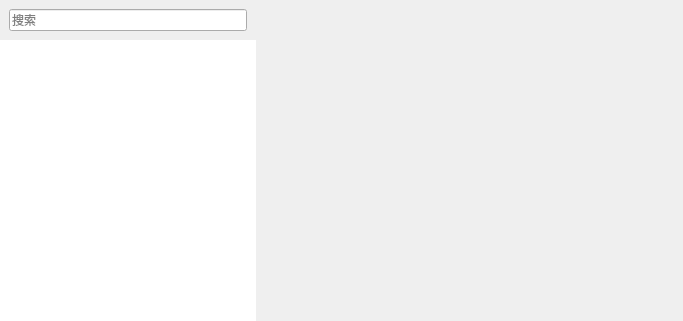
<?xml version="1.0" encoding="UTF-8"?>
<ui version="4.0">
 <class>MessageMgrPage</class>
 <widget class="QWidget" name="MessageMgrPage">
  <property name="geometry">
   <rect>
    <x>0</x>
    <y>0</y>
    <width>683</width>
    <height>321</height>
   </rect>
  </property>
  <property name="styleSheet">
   <string notr="true"/>
  </property>
  <layout class="QHBoxLayout" name="horizontalLayout">
   <property name="spacing">
    <number>0</number>
   </property>
   <property name="leftMargin">
    <number>0</number>
   </property>
   <property name="topMargin">
    <number>0</number>
   </property>
   <property name="rightMargin">
    <number>0</number>
   </property>
   <property name="bottomMargin">
    <number>0</number>
   </property>
   <item>
    <widget class="QWidget" name="msgLeftBar" native="true">
     <property name="sizePolicy">
      <sizepolicy hsizetype="Fixed" vsizetype="Preferred">
       <horstretch>0</horstretch>
       <verstretch>0</verstretch>
      </sizepolicy>
     </property>
     <layout class="QVBoxLayout" name="verticalLayout">
      <property name="spacing">
       <number>0</number>
      </property>
      <property name="leftMargin">
       <number>0</number>
      </property>
      <property name="topMargin">
       <number>0</number>
      </property>
      <property name="rightMargin">
       <number>0</number>
      </property>
      <property name="bottomMargin">
       <number>0</number>
      </property>
      <item>
       <widget class="QWidget" name="gSearchWidget" native="true">
        <property name="sizePolicy">
         <sizepolicy hsizetype="Preferred" vsizetype="Fixed">
          <horstretch>0</horstretch>
          <verstretch>0</verstretch>
         </sizepolicy>
        </property>
        <layout class="QHBoxLayout" name="leftTopBarLayout">
         <item>
          <widget class="CRLineEdit" name="searchEdt">
           <property name="sizePolicy">
            <sizepolicy hsizetype="Expanding" vsizetype="Expanding">
             <horstretch>0</horstretch>
             <verstretch>0</verstretch>
            </sizepolicy>
           </property>
           <property name="placeholderText">
            <string>搜索</string>
           </property>
          </widget>
         </item>
        </layout>
       </widget>
      </item>
      <item>
       <widget class="SessionListWidget" name="sessionList">
        <property name="frameShape">
         <enum>QFrame::NoFrame</enum>
        </property>
        <property name="lineWidth">
         <number>0</number>
        </property>
        <property name="editTriggers">
         <set>QAbstractItemView::NoEditTriggers</set>
        </property>
        <property name="selectionMode">
         <enum>QAbstractItemView::SingleSelection</enum>
        </property>
       </widget>
      </item>
     </layout>
    </widget>
   </item>
   <item>
    <widget class="QWidget" name="clientArea" native="true">
     <layout class="QVBoxLayout" name="clientLayout">
      <property name="spacing">
       <number>0</number>
      </property>
      <property name="leftMargin">
       <number>0</number>
      </property>
      <property name="topMargin">
       <number>0</number>
      </property>
      <property name="rightMargin">
       <number>0</number>
      </property>
      <property name="bottomMargin">
       <number>0</number>
      </property>
      <item>
       <widget class="QWidget" name="defaultPage" native="true">
        <layout class="QVBoxLayout" name="verticalLayout_2">
         <property name="spacing">
          <number>0</number>
         </property>
         <property name="leftMargin">
          <number>0</number>
         </property>
         <property name="topMargin">
          <number>0</number>
         </property>
         <property name="rightMargin">
          <number>0</number>
         </property>
         <property name="bottomMargin">
          <number>0</number>
         </property>
         <item>
          <widget class="CRDialogBtns" name="crDlgBtns" native="true"/>
         </item>
         <item>
          <spacer name="verticalSpacer">
           <property name="orientation">
            <enum>Qt::Vertical</enum>
           </property>
           <property name="sizeHint" stdset="0">
            <size>
             <width>20</width>
             <height>151</height>
            </size>
           </property>
          </spacer>
         </item>
         <item>
          <widget class="QLabel" name="lbNoMessage">
           <property name="text">
            <string/>
           </property>
          </widget>
         </item>
         <item>
          <spacer name="verticalSpacer_2">
           <property name="orientation">
            <enum>Qt::Vertical</enum>
           </property>
           <property name="sizeHint" stdset="0">
            <size>
             <width>20</width>
             <height>150</height>
            </size>
           </property>
          </spacer>
         </item>
        </layout>
       </widget>
      </item>
     </layout>
    </widget>
   </item>
  </layout>
 </widget>
 <customwidgets>
  <customwidget>
   <class>SessionListWidget</class>
   <extends>QListWidget</extends>
   <header>SessionListWidget.h</header>
  </customwidget>
  <customwidget>
   <class>CRLineEdit</class>
   <extends>QLineEdit</extends>
   <header location="global">CRLineEdit.h</header>
  </customwidget>
  <customwidget>
   <class>CRDialogBtns</class>
   <extends>QWidget</extends>
   <header location="global">CRDialogBtns.h</header>
   <container>1</container>
  </customwidget>
 </customwidgets>
 <resources/>
 <connections/>
</ui>
